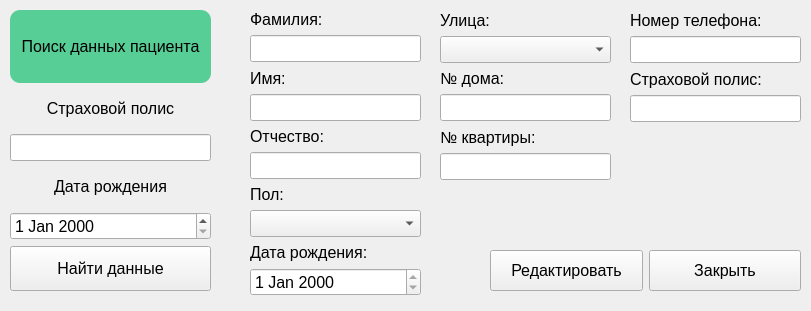
<?xml version="1.0" encoding="UTF-8"?>
<ui version="4.0">
 <class>Form_edit_patient_data</class>
 <widget class="QWidget" name="Form_edit_patient_data">
  <property name="geometry">
   <rect>
    <x>0</x>
    <y>0</y>
    <width>811</width>
    <height>311</height>
   </rect>
  </property>
  <property name="windowTitle">
   <string>Окно редактирования данных пациента</string>
  </property>
  <widget class="QWidget" name="layoutWidget">
   <property name="geometry">
    <rect>
     <x>250</x>
     <y>10</y>
     <width>171</width>
     <height>286</height>
    </rect>
   </property>
   <layout class="QVBoxLayout" name="verticalLayout_11">
    <item>
     <layout class="QVBoxLayout" name="verticalLayout">
      <item>
       <widget class="QLabel" name="label_surname_p">
        <property name="sizePolicy">
         <sizepolicy hsizetype="Expanding" vsizetype="Preferred">
          <horstretch>0</horstretch>
          <verstretch>0</verstretch>
         </sizepolicy>
        </property>
        <property name="font">
         <font>
          <pointsize>12</pointsize>
         </font>
        </property>
        <property name="text">
         <string>Фамилия:</string>
        </property>
       </widget>
      </item>
      <item>
       <widget class="QLineEdit" name="lineEdit_surname_p">
        <property name="font">
         <font>
          <pointsize>12</pointsize>
         </font>
        </property>
       </widget>
      </item>
     </layout>
    </item>
    <item>
     <layout class="QVBoxLayout" name="verticalLayout_2">
      <item>
       <widget class="QLabel" name="label_name_p">
        <property name="sizePolicy">
         <sizepolicy hsizetype="Expanding" vsizetype="Preferred">
          <horstretch>0</horstretch>
          <verstretch>0</verstretch>
         </sizepolicy>
        </property>
        <property name="font">
         <font>
          <pointsize>12</pointsize>
         </font>
        </property>
        <property name="text">
         <string>Имя:</string>
        </property>
       </widget>
      </item>
      <item>
       <widget class="QLineEdit" name="lineEdit_name_p">
        <property name="font">
         <font>
          <pointsize>12</pointsize>
         </font>
        </property>
       </widget>
      </item>
     </layout>
    </item>
    <item>
     <layout class="QVBoxLayout" name="verticalLayout_3">
      <item>
       <widget class="QLabel" name="label_patronymic_p">
        <property name="sizePolicy">
         <sizepolicy hsizetype="Expanding" vsizetype="Preferred">
          <horstretch>0</horstretch>
          <verstretch>0</verstretch>
         </sizepolicy>
        </property>
        <property name="font">
         <font>
          <pointsize>12</pointsize>
         </font>
        </property>
        <property name="text">
         <string>Отчество:</string>
        </property>
       </widget>
      </item>
      <item>
       <widget class="QLineEdit" name="lineEdit_patronymic_p">
        <property name="font">
         <font>
          <pointsize>12</pointsize>
         </font>
        </property>
       </widget>
      </item>
     </layout>
    </item>
    <item>
     <layout class="QVBoxLayout" name="verticalLayout_4">
      <item>
       <widget class="QLabel" name="label_gender_p">
        <property name="sizePolicy">
         <sizepolicy hsizetype="Expanding" vsizetype="Preferred">
          <horstretch>0</horstretch>
          <verstretch>0</verstretch>
         </sizepolicy>
        </property>
        <property name="font">
         <font>
          <pointsize>12</pointsize>
         </font>
        </property>
        <property name="text">
         <string>Пол:</string>
        </property>
       </widget>
      </item>
      <item>
       <widget class="QComboBox" name="comboBox_gender_p">
        <property name="font">
         <font>
          <pointsize>12</pointsize>
         </font>
        </property>
       </widget>
      </item>
     </layout>
    </item>
    <item>
     <layout class="QVBoxLayout" name="verticalLayout_5">
      <item>
       <widget class="QLabel" name="label_date_birth_p">
        <property name="sizePolicy">
         <sizepolicy hsizetype="Expanding" vsizetype="Preferred">
          <horstretch>0</horstretch>
          <verstretch>0</verstretch>
         </sizepolicy>
        </property>
        <property name="font">
         <font>
          <pointsize>12</pointsize>
         </font>
        </property>
        <property name="text">
         <string>Дата рождения:</string>
        </property>
       </widget>
      </item>
      <item>
       <widget class="QDateEdit" name="dateEdit_date_birth_p">
        <property name="font">
         <font>
          <pointsize>12</pointsize>
         </font>
        </property>
        <property name="readOnly">
         <bool>true</bool>
        </property>
       </widget>
      </item>
     </layout>
    </item>
   </layout>
  </widget>
  <widget class="QWidget" name="layoutWidget">
   <property name="geometry">
    <rect>
     <x>440</x>
     <y>10</y>
     <width>171</width>
     <height>170</height>
    </rect>
   </property>
   <layout class="QVBoxLayout" name="verticalLayout_12">
    <item>
     <layout class="QVBoxLayout" name="verticalLayout_6">
      <item>
       <widget class="QLabel" name="label_street_p">
        <property name="sizePolicy">
         <sizepolicy hsizetype="Expanding" vsizetype="Preferred">
          <horstretch>0</horstretch>
          <verstretch>0</verstretch>
         </sizepolicy>
        </property>
        <property name="font">
         <font>
          <pointsize>12</pointsize>
         </font>
        </property>
        <property name="text">
         <string>Улица:</string>
        </property>
       </widget>
      </item>
      <item>
       <widget class="QComboBox" name="comboBox_street_p">
        <property name="font">
         <font>
          <pointsize>12</pointsize>
         </font>
        </property>
       </widget>
      </item>
     </layout>
    </item>
    <item>
     <layout class="QVBoxLayout" name="verticalLayout_7">
      <item>
       <widget class="QLabel" name="label_n_house_p">
        <property name="sizePolicy">
         <sizepolicy hsizetype="Expanding" vsizetype="Preferred">
          <horstretch>0</horstretch>
          <verstretch>0</verstretch>
         </sizepolicy>
        </property>
        <property name="font">
         <font>
          <pointsize>12</pointsize>
         </font>
        </property>
        <property name="text">
         <string>№ дома:</string>
        </property>
       </widget>
      </item>
      <item>
       <widget class="QLineEdit" name="lineEdit_n_house_p">
        <property name="font">
         <font>
          <pointsize>12</pointsize>
         </font>
        </property>
       </widget>
      </item>
     </layout>
    </item>
    <item>
     <layout class="QVBoxLayout" name="verticalLayout_8">
      <item>
       <widget class="QLabel" name="label_n_flat_p">
        <property name="sizePolicy">
         <sizepolicy hsizetype="Expanding" vsizetype="Preferred">
          <horstretch>0</horstretch>
          <verstretch>0</verstretch>
         </sizepolicy>
        </property>
        <property name="font">
         <font>
          <pointsize>12</pointsize>
         </font>
        </property>
        <property name="text">
         <string>№ квартиры:</string>
        </property>
       </widget>
      </item>
      <item>
       <widget class="QLineEdit" name="lineEdit_n_flat_p">
        <property name="font">
         <font>
          <pointsize>12</pointsize>
         </font>
        </property>
       </widget>
      </item>
     </layout>
    </item>
   </layout>
  </widget>
  <widget class="QWidget" name="layoutWidget">
   <property name="geometry">
    <rect>
     <x>630</x>
     <y>10</y>
     <width>171</width>
     <height>112</height>
    </rect>
   </property>
   <layout class="QVBoxLayout" name="verticalLayout_13">
    <item>
     <layout class="QVBoxLayout" name="verticalLayout_9">
      <item>
       <widget class="QLabel" name="label_phone_p">
        <property name="sizePolicy">
         <sizepolicy hsizetype="Expanding" vsizetype="Preferred">
          <horstretch>0</horstretch>
          <verstretch>0</verstretch>
         </sizepolicy>
        </property>
        <property name="font">
         <font>
          <pointsize>12</pointsize>
         </font>
        </property>
        <property name="text">
         <string>Номер телефона:</string>
        </property>
       </widget>
      </item>
      <item>
       <widget class="QLineEdit" name="lineEdit_phone_p">
        <property name="font">
         <font>
          <pointsize>12</pointsize>
         </font>
        </property>
       </widget>
      </item>
     </layout>
    </item>
    <item>
     <layout class="QVBoxLayout" name="verticalLayout_10">
      <item>
       <widget class="QLabel" name="label_ins_policy_p">
        <property name="sizePolicy">
         <sizepolicy hsizetype="Expanding" vsizetype="Preferred">
          <horstretch>0</horstretch>
          <verstretch>0</verstretch>
         </sizepolicy>
        </property>
        <property name="font">
         <font>
          <pointsize>12</pointsize>
         </font>
        </property>
        <property name="text">
         <string>Страховой полис:</string>
        </property>
       </widget>
      </item>
      <item>
       <widget class="QLineEdit" name="lineEdit_ins_policy_p">
        <property name="font">
         <font>
          <pointsize>12</pointsize>
         </font>
        </property>
        <property name="readOnly">
         <bool>true</bool>
        </property>
       </widget>
      </item>
     </layout>
    </item>
   </layout>
  </widget>
  <widget class="QWidget" name="layoutWidget">
   <property name="geometry">
    <rect>
     <x>490</x>
     <y>250</y>
     <width>311</width>
     <height>41</height>
    </rect>
   </property>
   <layout class="QHBoxLayout" name="horizontalLayout">
    <item>
     <widget class="QPushButton" name="pushButton_edit_patient">
      <property name="sizePolicy">
       <sizepolicy hsizetype="Expanding" vsizetype="Expanding">
        <horstretch>0</horstretch>
        <verstretch>0</verstretch>
       </sizepolicy>
      </property>
      <property name="font">
       <font>
        <pointsize>12</pointsize>
       </font>
      </property>
      <property name="text">
       <string>Редактировать</string>
      </property>
     </widget>
    </item>
    <item>
     <widget class="QPushButton" name="pushButton_close_widget">
      <property name="sizePolicy">
       <sizepolicy hsizetype="Expanding" vsizetype="Expanding">
        <horstretch>0</horstretch>
        <verstretch>0</verstretch>
       </sizepolicy>
      </property>
      <property name="font">
       <font>
        <pointsize>12</pointsize>
       </font>
      </property>
      <property name="text">
       <string>Закрыть</string>
      </property>
     </widget>
    </item>
   </layout>
  </widget>
  <widget class="QWidget" name="">
   <property name="geometry">
    <rect>
     <x>10</x>
     <y>10</y>
     <width>201</width>
     <height>281</height>
    </rect>
   </property>
   <layout class="QVBoxLayout" name="verticalLayout_16">
    <item>
     <widget class="QLabel" name="label_find_data">
      <property name="font">
       <font>
        <pointsize>12</pointsize>
       </font>
      </property>
      <property name="styleSheet">
       <string notr="true">background-color: rgb(86, 206, 150);
border-radius: 10px;</string>
      </property>
      <property name="text">
       <string>Поиск данных пациента</string>
      </property>
      <property name="alignment">
       <set>Qt::AlignCenter</set>
      </property>
     </widget>
    </item>
    <item>
     <layout class="QVBoxLayout" name="verticalLayout_14">
      <item>
       <widget class="QLabel" name="label_input_ins_policy">
        <property name="font">
         <font>
          <pointsize>12</pointsize>
         </font>
        </property>
        <property name="text">
         <string>Страховой полис</string>
        </property>
        <property name="alignment">
         <set>Qt::AlignCenter</set>
        </property>
       </widget>
      </item>
      <item>
       <widget class="QLineEdit" name="lineEdit_input_ins_policy">
        <property name="font">
         <font>
          <pointsize>12</pointsize>
         </font>
        </property>
        <property name="inputMask">
         <string>9999999999999999</string>
        </property>
       </widget>
      </item>
     </layout>
    </item>
    <item>
     <layout class="QVBoxLayout" name="verticalLayout_15">
      <item>
       <widget class="QLabel" name="label_input_date_b">
        <property name="font">
         <font>
          <pointsize>12</pointsize>
         </font>
        </property>
        <property name="text">
         <string>Дата рождения</string>
        </property>
        <property name="alignment">
         <set>Qt::AlignCenter</set>
        </property>
       </widget>
      </item>
      <item>
       <widget class="QDateEdit" name="dateEdit_input_date_b">
        <property name="font">
         <font>
          <pointsize>12</pointsize>
         </font>
        </property>
       </widget>
      </item>
     </layout>
    </item>
    <item>
     <widget class="QPushButton" name="pushButton_find_data">
      <property name="minimumSize">
       <size>
        <width>0</width>
        <height>45</height>
       </size>
      </property>
      <property name="font">
       <font>
        <pointsize>12</pointsize>
       </font>
      </property>
      <property name="text">
       <string>Найти данные</string>
      </property>
     </widget>
    </item>
   </layout>
  </widget>
 </widget>
 <resources/>
 <connections/>
</ui>
